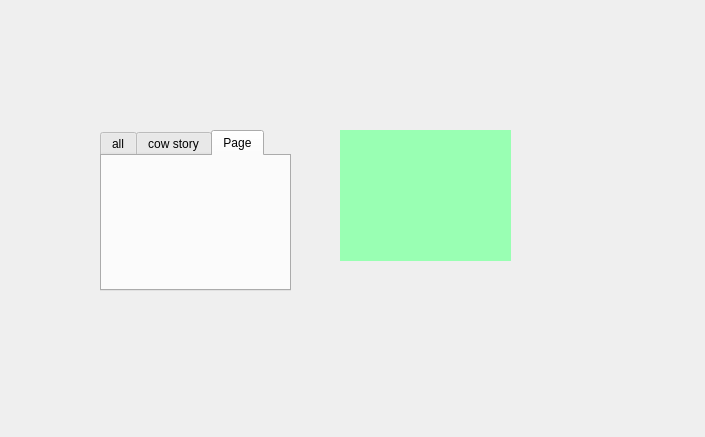
<?xml version="1.0" encoding="UTF-8"?>
<ui version="4.0">
 <class>Form</class>
 <widget class="QWidget" name="Form">
  <property name="geometry">
   <rect>
    <x>0</x>
    <y>0</y>
    <width>705</width>
    <height>437</height>
   </rect>
  </property>
  <property name="windowTitle">
   <string>Form</string>
  </property>
  <widget class="QStackedWidget" name="stackedWidget">
   <property name="geometry">
    <rect>
     <x>340</x>
     <y>130</y>
     <width>171</width>
     <height>131</height>
    </rect>
   </property>
   <property name="currentIndex">
    <number>0</number>
   </property>
   <widget class="QWidget" name="page">
    <property name="autoFillBackground">
     <bool>false</bool>
    </property>
    <property name="styleSheet">
     <string notr="true">background-color: rgb(153, 255, 179);</string>
    </property>
   </widget>
   <widget class="QWidget" name="page_2">
    <property name="styleSheet">
     <string notr="true">background-color: rgb(56, 6, 255);</string>
    </property>
   </widget>
  </widget>
  <widget class="QTabWidget" name="tabWidget">
   <property name="geometry">
    <rect>
     <x>100</x>
     <y>130</y>
     <width>191</width>
     <height>161</height>
    </rect>
   </property>
   <property name="tabPosition">
    <enum>QTabWidget::North</enum>
   </property>
   <property name="tabShape">
    <enum>QTabWidget::Rounded</enum>
   </property>
   <property name="currentIndex">
    <number>2</number>
   </property>
   <property name="iconSize">
    <size>
     <width>16</width>
     <height>16</height>
    </size>
   </property>
   <widget class="QWidget" name="aaa">
    <property name="styleSheet">
     <string notr="true">background-color: rgb(153, 255, 179);</string>
    </property>
    <attribute name="title">
     <string>all</string>
    </attribute>
   </widget>
   <widget class="QWidget" name="tab_2">
    <property name="styleSheet">
     <string notr="true">background-color: rgb(255, 255, 179);</string>
    </property>
    <attribute name="title">
     <string>cow story</string>
    </attribute>
   </widget>
   <widget class="QWidget" name="tab">
    <attribute name="title">
     <string>Page</string>
    </attribute>
   </widget>
  </widget>
 </widget>
 <resources/>
 <connections/>
</ui>
